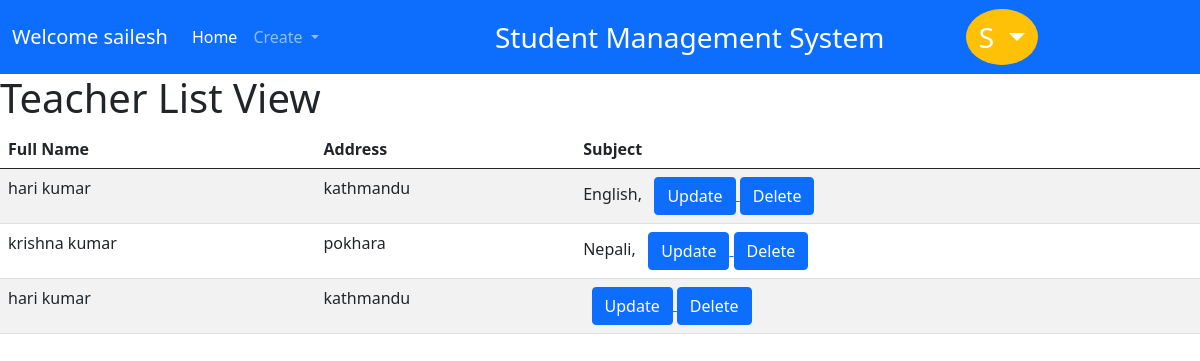
Screenshot of /teacher_list (signed in) with the database file from the repository.
### student/models.py (models this page shows, shortened)
class CustomUser(AbstractUser):
    email = models.EmailField(null=True,blank = True,unique=True,validators=[validators.EmailValidator,])

class Person(models.Model):
    fname = models.CharField(max_length=200,validators=[validators.MinLengthValidator(3)])
    lname = models.CharField(max_length=200,validators=[validators.MinLengthValidator(3)])
    address = models.CharField(max_length=200)
    class Meta:
        abstract = True
    def fullname(self):
        return self.fname+' '+self.lname

class Supervisior(Person,models.Model):
    def get_absolute_url(self):
        return reverse('home')

class Subject(models.Model):
    name = models.CharField(max_length=200, validators=[validators.MinLengthValidator(3),],unique=True)
    teacher = models.ManyToManyField(Supervisior,related_name='enrolled')

### student/views.py (the view)
# urls.py: path('teacher_list',TeacherListView.as_view(),name='teacher_list'),
class TeacherListView(ListView):
    model = Supervisior
    template_name = 'teacher_list.html'

### student/templates/teacher_list.html
{% extends 'layout.html' %}
{% block body %}
<h1>Teacher List View</h1>
<table class="table table-striped table-hover">
    <thead>
        <tr>
          <th scope="col">Full Name</th>
          <th scope="col">Address</th>
          <th scope="col">Subject</th>
        </tr>
      </thead>
      <tbody>
          {% for teacher in object_list %}
        <tr>
          <td>{{teacher.fullname}}</td>
          <td>{{teacher.address}}</td>
          <td>{%for t in teacher.enrolled.all %}
              {{t.name}}, {% endfor %}
              &nbsp;{% if user.is_authenticated %}
            <a href="{% url 'teacher_update' teacher.pk%}">
                <button class="btn btn-primary">
                    Update
                </button>
            </a>
            <a href="{% url 'teacher_delete' teacher.pk%}">
                <button class="btn btn-primary">
                   Delete
                </button>
            </a>
            {% endif %}
          </td>
        </tr>
        {% endfor %}
      </tbody>
</table>
{% endblock %}

### student/templates/layout.html (shortened to what this page needs)
{% load static %}
<!DOCTYPE html lang="en">
<html>
    <head>
        <link href="https://cdn.jsdelivr.net/npm/bootstrap@5.0.2/dist/css/bootstrap.min.css" rel="stylesheet">
    </head>
    <body>
        <nav class="navbar navbar-expand-lg navbar-dark bg-primary">
            <div class="container-fluid">
              <a class="navbar-brand" href="#">Welcome {{user.username}}</a>
              <div class="collapse navbar-collapse" id="navbarSupportedContent">
                <ul class="navbar-nav me-auto mb-2 mb-lg-0">
                  <li class="nav-item">
                    <a class="nav-link active" aria-current="page" href="{%url 'home'%}">Home</a>
                  </li>
                  {% if user.is_authenticated %}
                  <li class="nav-item dropdown">
                    <a class="nav-link dropdown-toggle" href="#" id="navbarDropdown" role="button" data-bs-toggle="dropdown" aria-expanded="false">
                     Create
                    </a>
                  </li>
                  {% endif %}
                </ul>
              </div>
            </div>
            <div class="container-fluid">
                <span class="navbar-text fs-3 text-white">
                Student Management System
                </span>
              </div>
              {%if user.is_authenticated %}
            <div class="navbar-collapse collapse w-50 order-3 dual-collapse2">
              <div class="dropdown ">
                <button class="btn btn-warning rounded-circle dropdown-toggle text-white fs-3" type="button" id="dropdownMenuButton1" data-bs-toggle="dropdown" aria-expanded="false">
                  {{user.username|slice:1|title}}
                </button>
              </div>
            </div>
            {% endif %}
          </nav>
        {% block body %}
        {% endblock %}
    </body>
</html>

### rows the page displays
CustomUser: username "sailesh", username "S"
Supervisior: fullname "hari kumar", address "kathmandu"
Subject: name "English"
Supervisior: fullname "krishna kumar", address "pokhara"
Subject: name "Nepali"
Supervisior: fullname "hari kumar", address "kathmandu"
